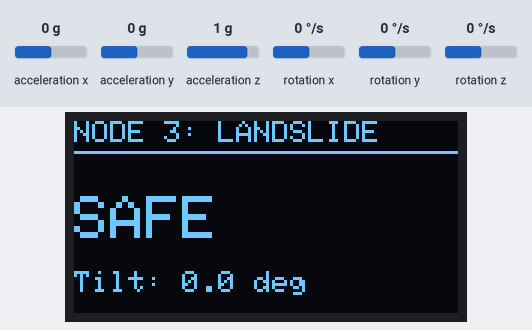
Recording of a sketch running on a simulated ESP32. Shown: 128×64 one-colour display. The inputs (shaded band) are chosen by the test bench; at power-on: acceleration y 0 g, acceleration x 0 g, acceleration z 1 g, rotation x 0 °/s, rotation y 0 °/s, rotation z 0 °/s. WiFi joins after 1.5 s; servers stay silent unless stated; what the sketch prints to the serial monitor is not drawn.

Above: at 4.8 s.
4.9 s: acceleration y set to -1.4 g
At 5.7 s:
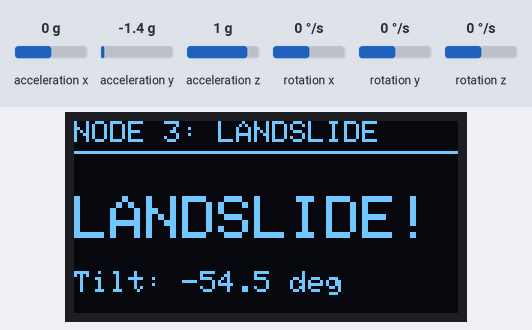
6.9 s: acceleration x set to -1.4 g
At 8.2 s:
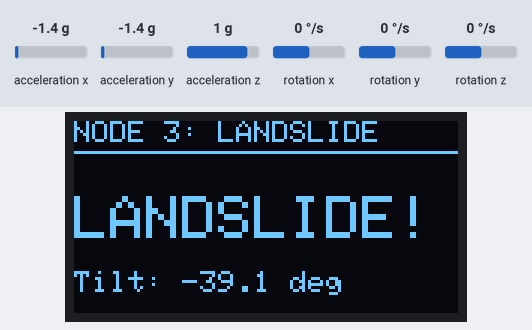
8.5 s: acceleration z set to -1.4 g
At 9.5 s:
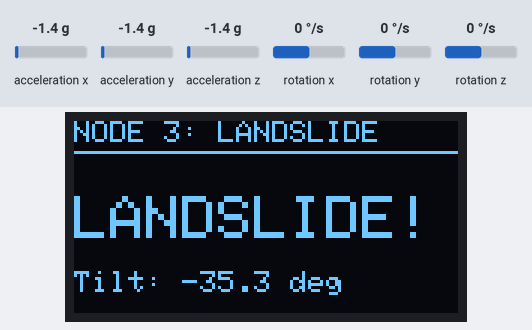
10.1 s: acceleration x set to -0.8 g
At 11.4 s:
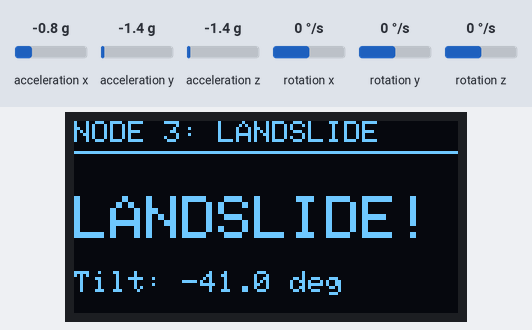
Timing chart, 0 to 12.7 s (numbered marks = the images above; inputs shaded):
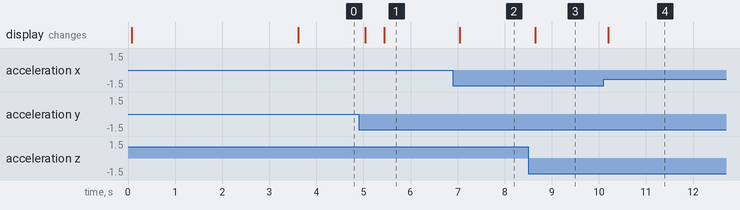

The sketch:

node3_landslide.ino
```cpp
/*
  SENTINEL / Q-RESCUE — NODE 3: LANDSLIDE DETECTION
  Hardware: ESP32 + 0.96" OLED (SSD1306, I2C) + MPU6050 (Accelerometer/Gyro)

  Uses the MPU6050_light library (by rfetick) instead of Adafruit_MPU6050.
  This library does the sensor fusion internally and gives you ready-to-use
  filtered angles via mpu.getAngleX() / getAngleY() / getAngleZ() — no manual
  atan2 math needed.

  LOGIC:
  - mpu.update() refreshes filtered angle estimates every loop.
  - We use getAngleX() as the "tilt left/right" (roll) value.
    NOTE: Depending on how you physically mount the MPU6050 on the node
    enclosure, "tilt left/right" might actually show up on getAngleY()
    instead. If left/right tilting isn't triggering correctly during
    testing, just swap TILT_AXIS below from X to Y — no other code changes
    needed.
  - If |tilt| >= TILT_THRESHOLD_DEG sustained for CONFIRM_COUNT readings,
    in EITHER direction (left OR right) -> RED (landslide detected).
  - If tilt returns to near-level for CONFIRM_COUNT readings -> GREEN.

  FIREBASE PATH WRITTEN:
  /liveNodes/node3
      type       : "landslide"
      status     : "red" | "green"
      tiltDeg    : <float, signed degrees; negative = left, positive = right>
      timestamp  : <seconds since boot>

  LIBRARIES NEEDED (Arduino Library Manager):
  - Firebase ESP32 Client   by Mobizt
  - Adafruit SSD1306, Adafruit GFX
  - MPU6050_light           by rfetick
*/

#include <WiFi.h>
#include <Wire.h>
#include <Adafruit_GFX.h>
#include <Adafruit_SSD1306.h>
#include <MPU6050_light.h>
#include <Firebase_ESP_Client.h>
#include "addons/TokenHelper.h"
#include "addons/RTDBHelper.h"

// ---------------- USER CONFIG ----------------
#define WIFI_SSID        "Ragu"
#define WIFI_PASSWORD    "aar39kay"

// No https://, no trailing slash. e.g. "sentinel-qrescue-default-rtdb.asia-southeast1.firebasedatabase.app"
#define DATABASE_URL     "https://q-rescue-default-rtdb.asia-southeast1.firebasedatabase.app"

// From Firebase Console -> Project Settings -> Service Accounts -> Database secrets -> Show
#define DATABASE_SECRET  "Y4v34CFSWfEnohwo8u7z1RbaErkWmxFbGgPAGT98"
// ----------------------------------------------

// ---------------- PIN CONFIG ------------------
#define OLED_SDA        21
#define OLED_SCL        22
// MPU6050 shares the same I2C bus (SDA 21 / SCL 22) — default address 0x68
// ------------------------------------------------

// Which axis represents "tilt left/right" on your physical mount.
// Try 'X' first; if left/right tilt doesn't register, change to 'Y'.
#define TILT_AXIS       'X'

MPU6050 mpu(Wire);

#define SCREEN_WIDTH    128
#define SCREEN_HEIGHT   64
#define OLED_RESET      -1
Adafruit_SSD1306 display(SCREEN_WIDTH, SCREEN_HEIGHT, &Wire, OLED_RESET);

FirebaseData   fbdo;
FirebaseAuth   auth;
FirebaseConfig config;

// ---------------- DETECTION LOGIC CONFIG --------
const float          TILT_THRESHOLD_DEG = 25.0;  // trigger if tilt exceeds this either side
const int            CONFIRM_COUNT      = 3;      // consecutive readings to confirm state change
const unsigned long  READ_INTERVAL_MS   = 200;
// -------------------------------------------------

bool alertActive = false;
int  tiltCount = 0;
int  levelCount = 0;
float lastTiltDeg = 0;
unsigned long lastReadTime = 0;
unsigned long lastFirebasePush = 0;
const unsigned long PUSH_INTERVAL_MS = 1000;

void setup() {
  Serial.begin(115200);
  Wire.begin(OLED_SDA, OLED_SCL);

  if (!display.begin(SSD1306_SWITCHCAPVCC, 0x3C)) {
    Serial.println("OLED init failed");
  }
  display.clearDisplay();
  showStatus("BOOTING...");

  byte status = mpu.begin();
  Serial.print("MPU6050 status: ");
  Serial.println(status);
  while (status != 0) {
    Serial.println("MPU6050 connection failed, retrying...");
    showStatus("MPU ERROR");
    delay(1000);
    status = mpu.begin();
  }

  Serial.println("Calculating MPU6050 offsets, keep the sensor still...");
  showStatus("CALIBRATING");
  delay(1000);
  mpu.calcOffsets();   // keep the sensor flat and still during this step
  Serial.println("Done calculating offsets");

  connectWiFi();
  setupFirebase();

  showStatus("SAFE");
}

void loop() {
  mpu.update();
  unsigned long now = millis();

  if (now - lastReadTime >= READ_INTERVAL_MS) {
    lastReadTime = now;

    float tilt = (TILT_AXIS == 'Y') ? mpu.getAngleY() : mpu.getAngleX();
    lastTiltDeg = tilt;

    if (fabs(tilt) >= TILT_THRESHOLD_DEG) {
      tiltCount++;
      levelCount = 0;
    } else {
      levelCount++;
      tiltCount = 0;
    }

    if (!alertActive && tiltCount >= CONFIRM_COUNT) {
      alertActive = true;
      showStatus("LANDSLIDE!");
      pushToFirebase();
    } else if (alertActive && levelCount >= CONFIRM_COUNT) {
      alertActive = false;
      showStatus("SAFE");
      pushToFirebase();
    } else {
      showStatus(alertActive ? "LANDSLIDE!" : "SAFE");
    }
  }

  if (now - lastFirebasePush > PUSH_INTERVAL_MS) {
    pushToFirebase();
    lastFirebasePush = now;
  }
}

void connectWiFi() {
  WiFi.begin(WIFI_SSID, WIFI_PASSWORD);
  Serial.print("Connecting to WiFi");
  while (WiFi.status() != WL_CONNECTED) {
    delay(300);
    Serial.print(".");
  }
  Serial.println("\nWiFi connected: " + WiFi.localIP().toString());
}

void setupFirebase() {
  config.database_url = DATABASE_URL;
  config.signer.tokens.legacy_token = DATABASE_SECRET;
  Firebase.begin(&config, &auth);
  Firebase.reconnectWiFi(true);
}

void pushToFirebase() {
  FirebaseJson json;
  json.set("type", "landslide");
  json.set("status", alertActive ? "red" : "green");
  json.set("tiltDeg", lastTiltDeg);
  json.set("timestamp", (int)(millis() / 1000));

  if (!Firebase.RTDB.setJSON(&fbdo, "/liveNodes/node3", &json)) {
    Serial.println("Firebase push failed: " + fbdo.errorReason());
  }
}

void showStatus(const char* msg) {
  display.clearDisplay();
  display.setTextSize(1);
  display.setTextColor(SSD1306_WHITE);
  display.setCursor(0, 0);
  display.println("NODE 3: LANDSLIDE");
  display.drawLine(0, 10, 128, 10, SSD1306_WHITE);

  display.setTextSize(2);
  display.setCursor(0, 25);
  display.println(msg);

  display.setTextSize(1);
  display.setCursor(0, 50);
  display.print("Tilt: ");
  display.print(lastTiltDeg, 1);
  display.println(" deg");

  display.display();
}
```

Measured:
- after the input at 4.9 s, the display: first changes after 0.14 s (image 1 shows a later state)
- after the input at 6.9 s, the display: changes after 0.14 s (image 2)
- after the input at 8.5 s, the display: changes after 0.15 s (image 3)
- after the input at 10.1 s, the display: changes after 0.10 s (image 4)
